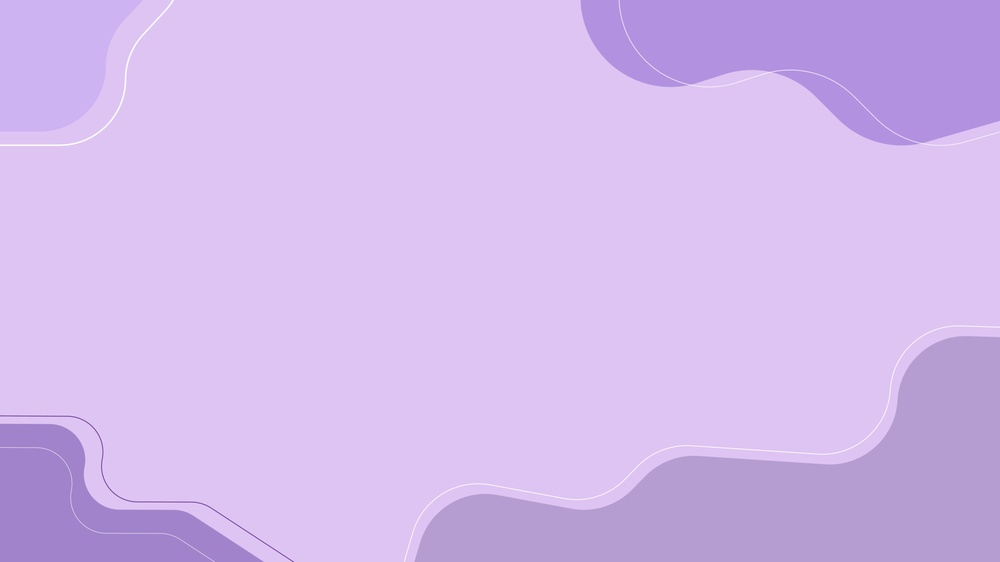
#> input picture Assets/background.jpg, 1000 x 562 px, shrunk from 1920 x 1080 before the run, found by its file name
$ python Filters_f.py
#> lines starting #> are read from the running program, lines starting #| are printed output that depends on the picture; after the words box and inside, x2 and y2 are one past the last pixel; in counts of white or black regions, pixels touching at a corner belong together
import cv2
import numpy as np
from scipy.interpolate import UnivariateSpline

def spreadLookupTable(x, y):
  spline = UnivariateSpline(x, y)
  return spline(range(256))

def make_warm(I):
  increaseLookupTable = spreadLookupTable([0, 64, 128, 256], [0, 80, 160, 256])
  decreaseLookupTable = spreadLookupTable([0, 64, 128, 256], [0, 50, 100, 256])
  red, green, blue = cv2.split(I)
  red = cv2.LUT(red, decreaseLookupTable).astype(np.uint8)
  blue = cv2.LUT(blue, increaseLookupTable).astype(np.uint8)
  return cv2.merge((red, green, blue))

I = cv2.imread("C:/Users/hp/Desktop/S/Traitement_dimages/background.jpg")
#> I is the input picture: shape (562, 1000, 3); mean B, G, R 236.4, 185.4, 211.8

G = cv2.cvtColor(I, cv2.COLOR_BGR2GRAY)
G = cv2.GaussianBlur(G, (3,3), 3.14)
G = cv2.medianBlur(G, 11)
G = cv2.adaptiveThreshold(G, 255, cv2.ADAPTIVE_THRESH_MEAN_C, cv2.THRESH_BINARY, 11, 11)
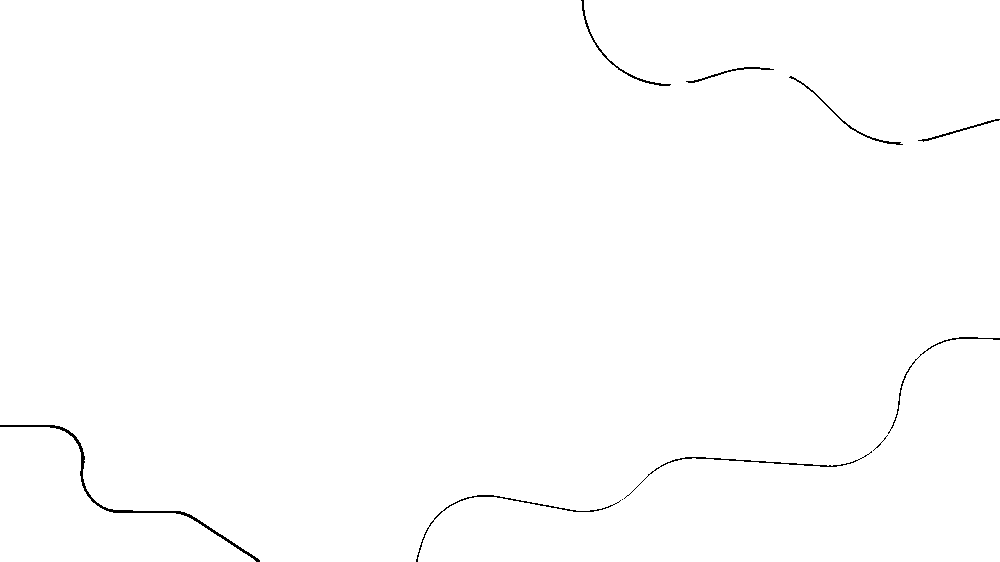
#> G: shape (562, 1000); 99.5% white; black in thin lines or dots

C = cv2.bilateralFilter(I, 7, 200, 200)

A = cv2.bitwise_and(C, C, mask=G)

E = cv2.Canny(C, 50, 200)
#> E: shape (562, 1000); 0.07% white in thin lines or dots, all inside (x1, y1, x2, y2) = (0, 423, 263, 562)
E[E==255] = 1
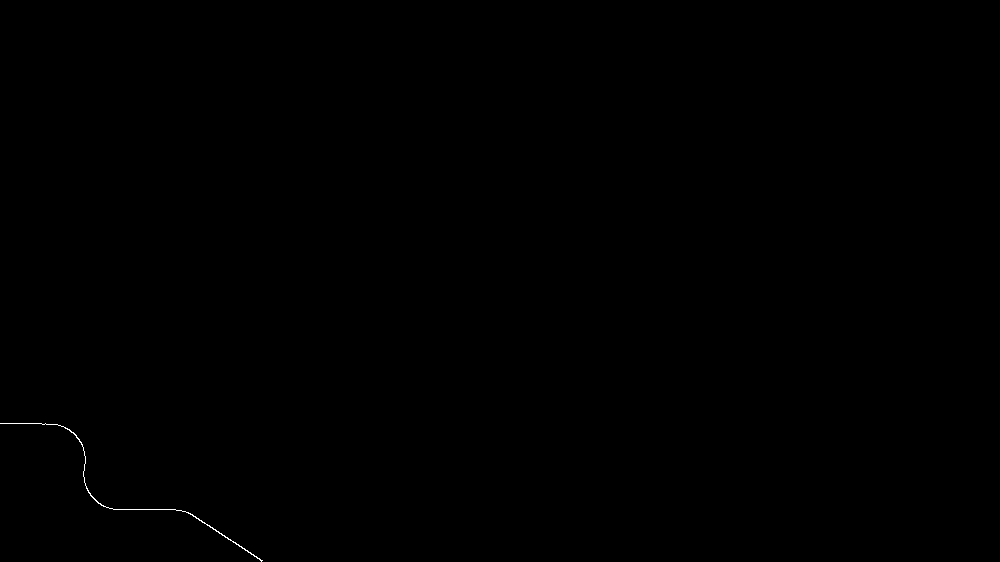
#> E: shape (562, 1000); values 0 (black) and 1 (white), 0.07% white in thin lines or dots, all inside (x1, y1, x2, y2) = (0, 423, 263, 562)
E[E==0] = 255
E[E==1] = 0
E = cv2.cvtColor(E, cv2.COLOR_GRAY2BGR)

alpha = 0.25
A = cv2.addWeighted(E, alpha, A, 1-alpha, 0)
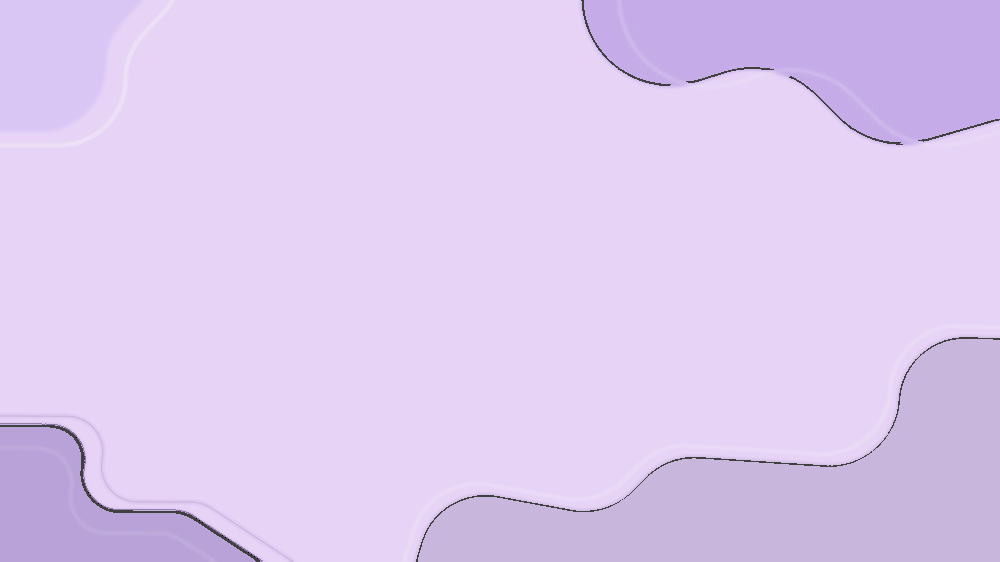
#> A: shape (562, 1000, 3); mean B, G, R 240.2, 202.4, 221.8

alpha = 0.5
A = cv2.addWeighted(I, alpha, A, 1-alpha, 0)

A = make_warm(A)
#> in make_warm, `red, green, blue = cv2.split(I)`:
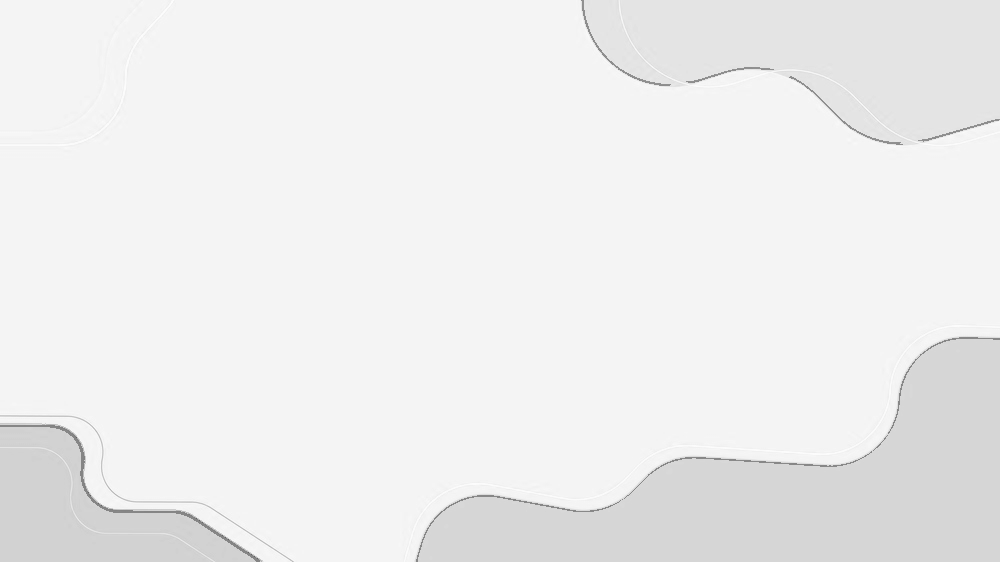
#> red: shape (562, 1000); min 96, max 252, mean 237.9
#> in make_warm, `red, green, blue = cv2.split(I)`:
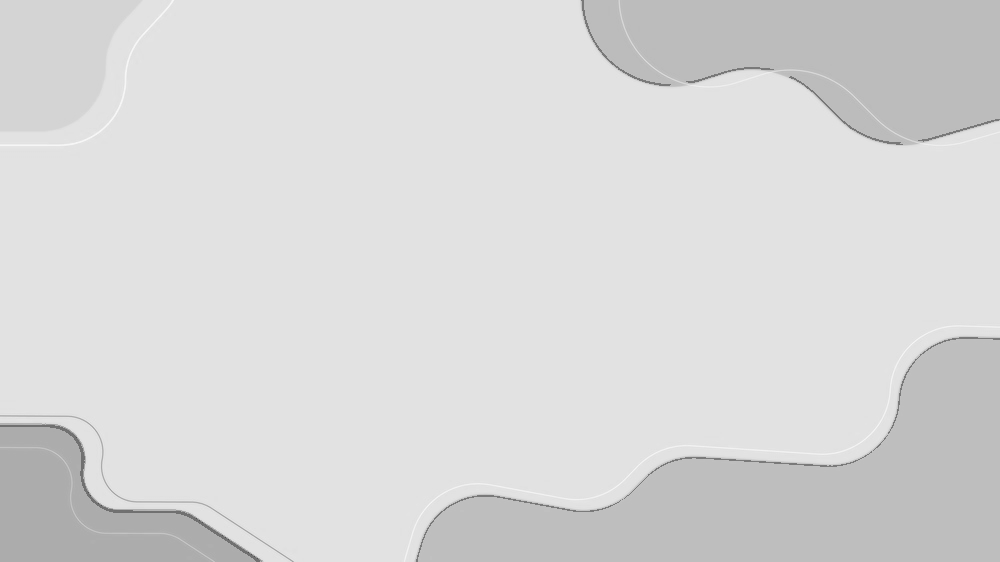
#> blue: shape (562, 1000); min 80, max 246, mean 216.7
#> in make_warm, `red = cv2.LUT(red, decreaseLookupTable).astype(np.uint8)`:
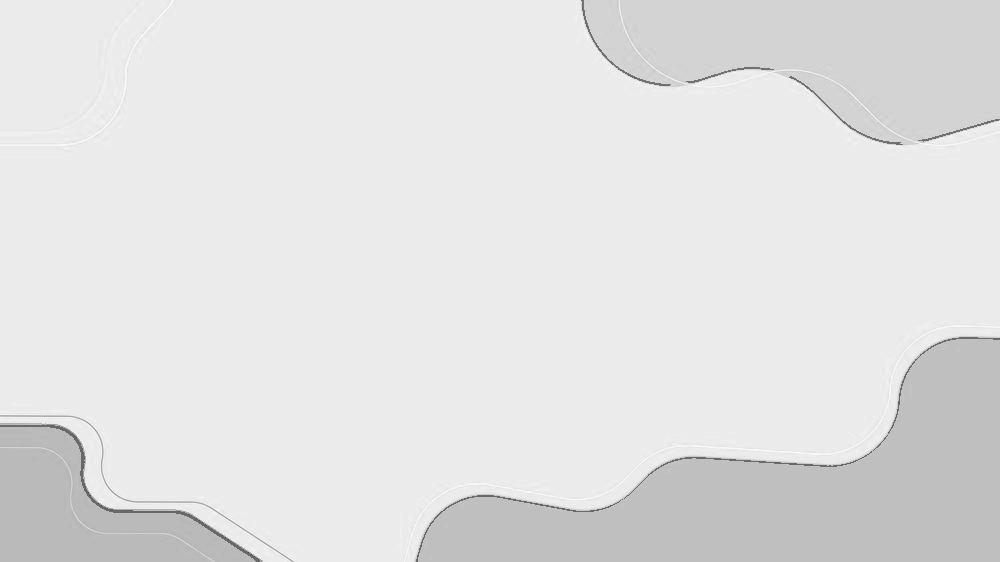
#> red: shape (562, 1000); min 74, max 249, mean 226.3
#> in make_warm, `return cv2.merge((red, green, blue))`:
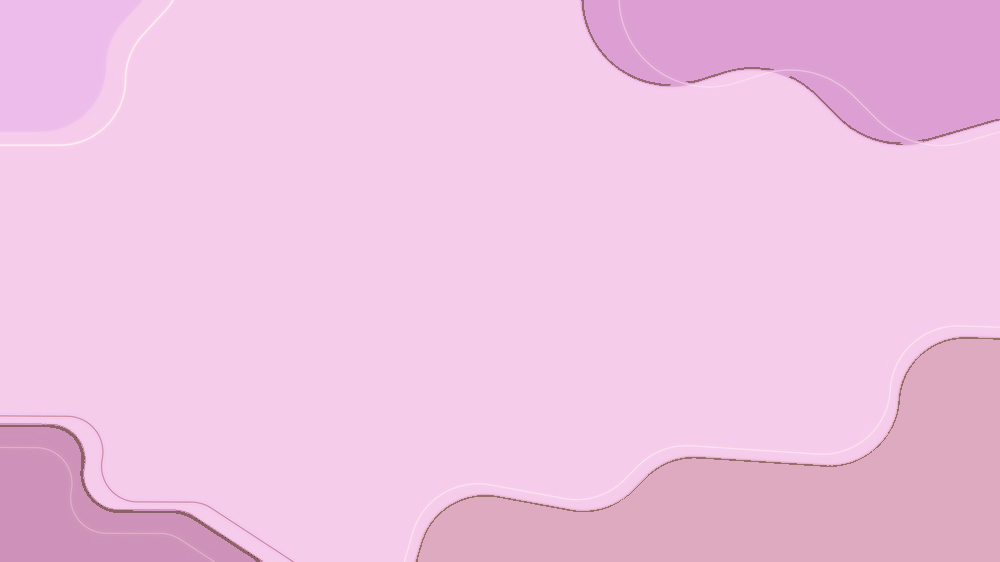
#> returned value: shape (562, 1000, 3); mean of channels 0, 1, 2 226.3, 194.3, 239.5; drawn as B, G, R

cv2.imshow("I", I)
# cv2.imshow("", G)
# cv2.imshow("", C)
# cv2.imshow("", E)
cv2.imshow("A", A)
cv2.waitKey(0)
cv2.destroyAllWindows()
